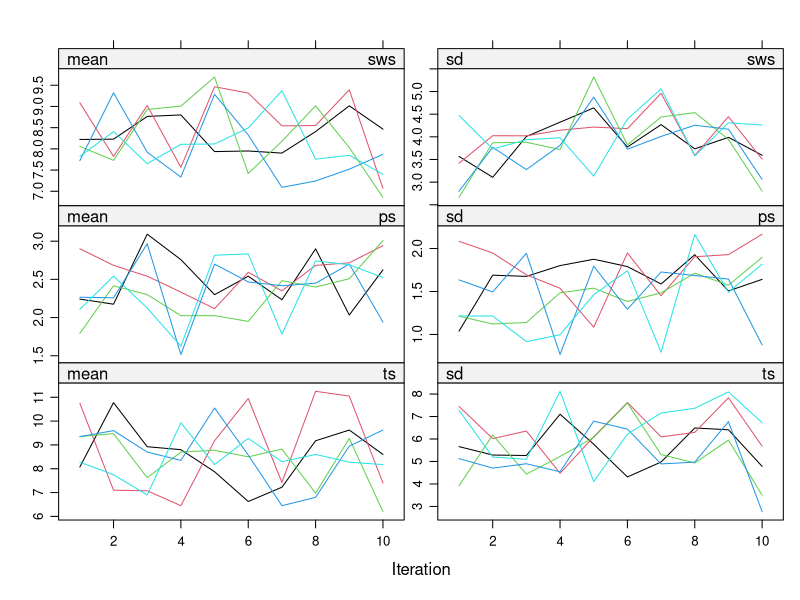
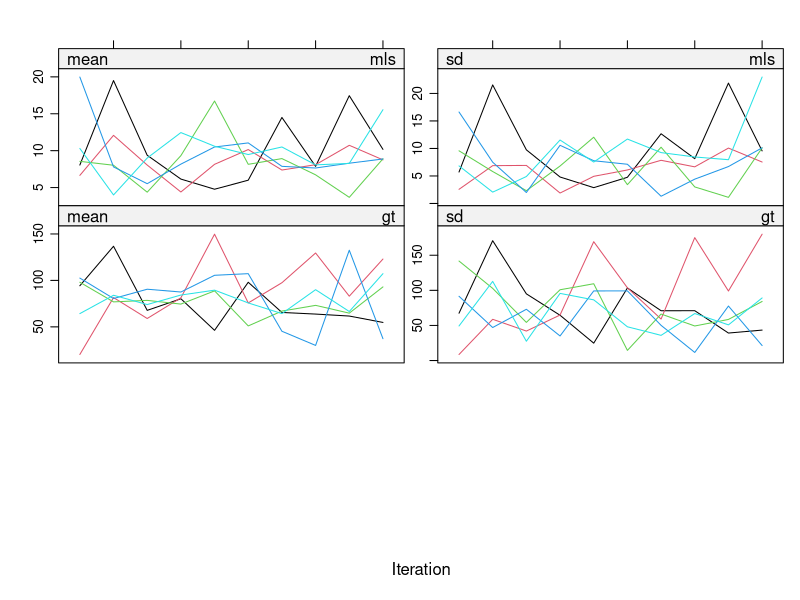
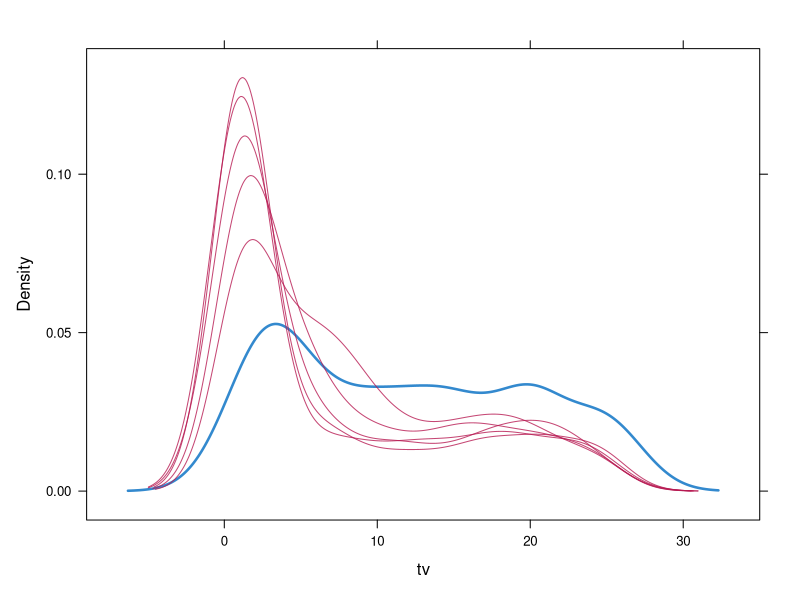
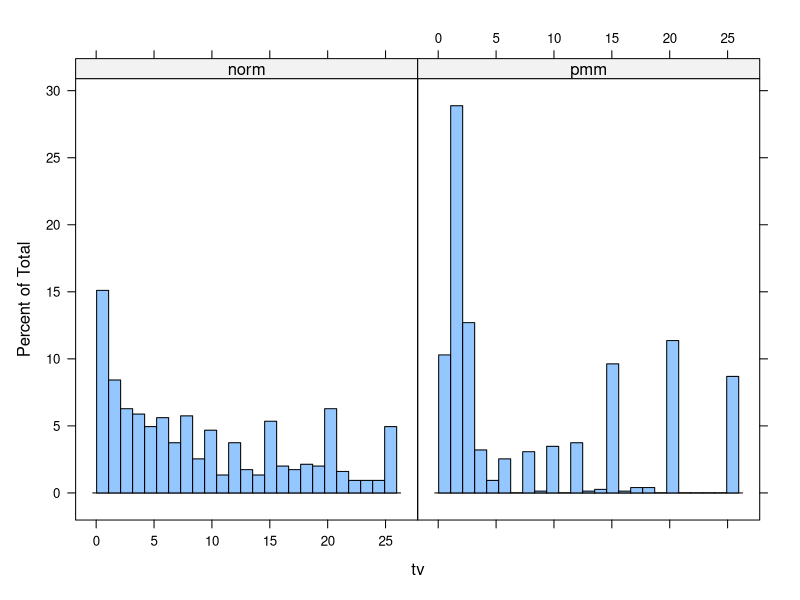
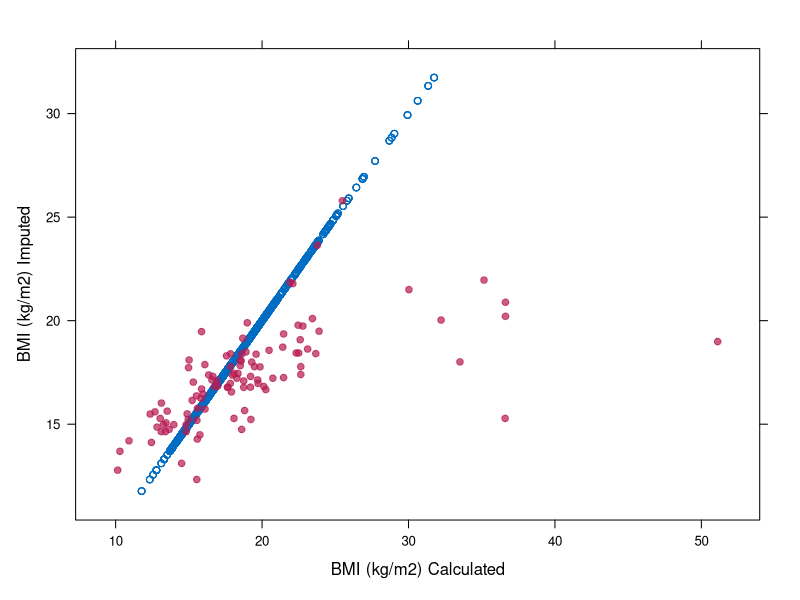
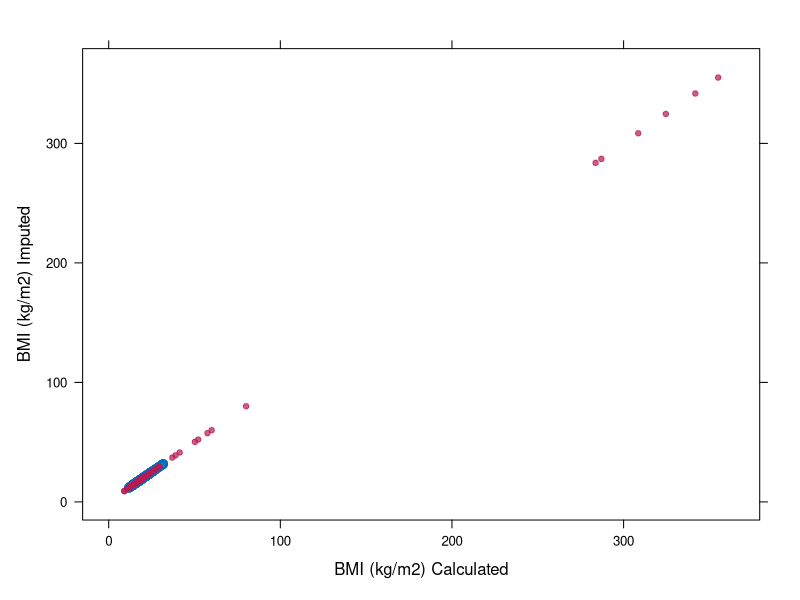
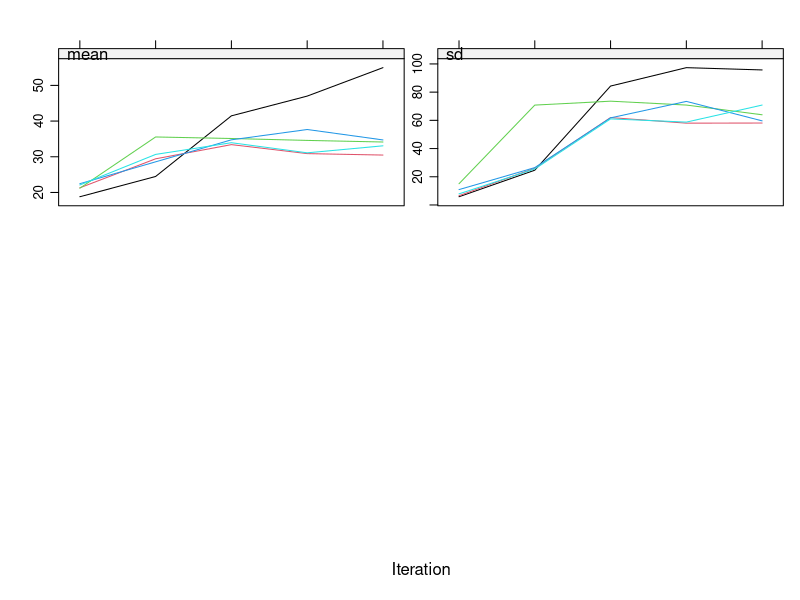
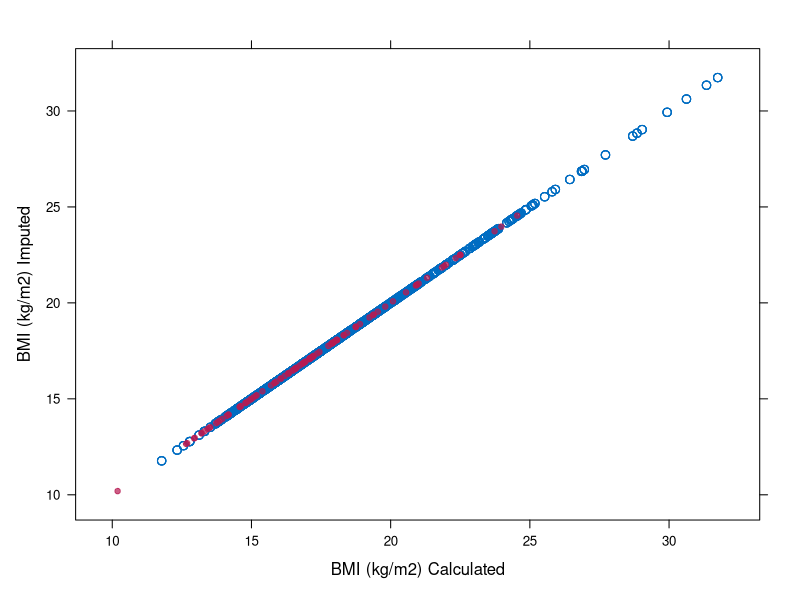

Write R code to recreate these figures, in order.
## ---- chunk 1
library(mice) # Data imputation
library(dplyr) # Data manipulation
library(lattice) # Plotting device
set.seed(123)
## ---- chunk 2
meth <- make.method(mammalsleep)
meth
## ---- chunk 3
pred <- make.predictorMatrix(mammalsleep)
pred
## ---- chunk 4
meth["ts"]<- "~ I(sws + ps)"
meth
## ---- chunk 5
pred[c("sws", "ps"), "ts"] <- 0
pred[, "species"] <- 0
pred
## ---- chunk 6
pas.imp <- mice(mammalsleep, 
                meth = meth, 
                pred = pred, 
                maxit = 10, 
                seed = 123, 
                print = F)
## ---- chunk 7
plot(pas.imp)
## ---- chunk 8
meth <- make.method(boys)
meth["tv"] <- "norm"
post <- make.post(boys)
post["tv"] <- "imp[[j]][, i] <- squeeze(imp[[j]][, i], c(1, 25))"
imp <- mice(boys, 
            meth = meth, 
            post = post, 
            print = FALSE)
## ---- chunk 9
imp.pmm <- mice(boys, print=FALSE)
## ---- chunk 10
table(complete(imp)$tv)
## ---- chunk 11
table(complete(imp.pmm)$tv)
## ---- chunk 12
densityplot(imp, ~tv)
## ---- chunk 13
tv <- c(complete(imp.pmm)$tv, complete(imp)$tv)
used.method <- rep(c("pmm", "norm"), each = nrow(boys))
tvm <- data.frame(tv = tv, method = used.method)
## ---- chunk 14
histogram( ~tv | method, data = tvm, nint = 25)
## ---- chunk 15
miss <- is.na(imp$data$bmi)
xyplot(imp, bmi ~ I (wgt / (hgt / 100)^2),
       na.groups = miss, cex = c(0.8, 1.2), pch = c(1, 20),
       ylab = "BMI (kg/m2) Imputed", xlab = "BMI (kg/m2) Calculated")
## ---- chunk 16
meth <- make.method(boys)
meth["bmi"] <- "~ I(wgt / (hgt / 100)^2)"
imp <- mice(boys, 
            meth = meth, 
            print=FALSE)
## ---- chunk 17
xyplot(imp, bmi ~ I(wgt / (hgt / 100)^2), na.groups = miss,
       cex = c(1, 1), pch = c(1, 20),
       ylab = "BMI (kg/m2) Imputed", xlab = "BMI (kg/m2) Calculated")
## ---- chunk 18
plot(imp, c("bmi"))
## ---- chunk 19
pred <- make.predictorMatrix(boys)
pred[c("hgt", "wgt"), "bmi"] <- 0
pred
## ---- chunk 20
imp <-mice(boys, 
           meth = meth, 
           pred = pred, 
           print = FALSE)
## ---- chunk 21
xyplot(imp, bmi ~ I(wgt / (hgt / 100)^2), na.groups = miss,
       cex=c(1, 1), pch=c(1, 20),
       ylab="BMI (kg/m2) Imputed", xlab="BMI (kg/m2) Calculated")
## ---- chunk 22
plot(imp, c("bmi"))
## ---- chunk 23
meth<- make.method(boys)
pred <- make.predictorMatrix(boys)
meth["bmi"]<- "~ I(wgt / (hgt / 100)^2)"
meth["wgt"]<- "~ I(bmi * (hgt / 100)^2)"
meth["hgt"]<- "~ I(sqrt(wgt / bmi) * 100)"
pred[c("bmi", "wgt", "hgt"), ] <- 0
imp.path <- mice(boys, 
                 meth=meth, 
                 pred=pred, 
                 seed=123)
plot(imp.path, c("hgt", "wgt", "bmi"))
